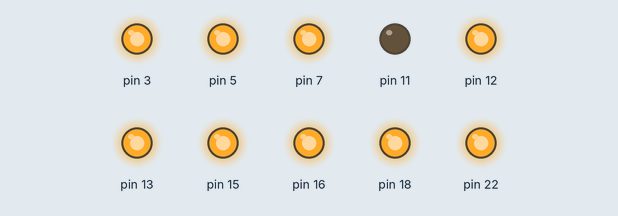
Simulated run of this program. Board: Raspberry Pi (header pin numbers). On the bench: output pins drawn as LEDs (lit = HIGH).

Above: at 0.05 s.
At 0.65 s:
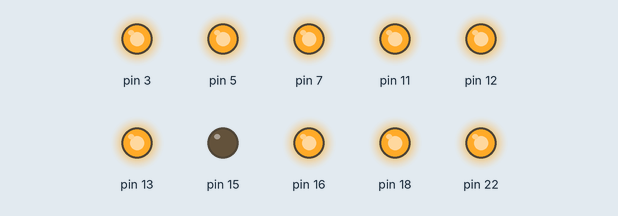
At 1.25 s:
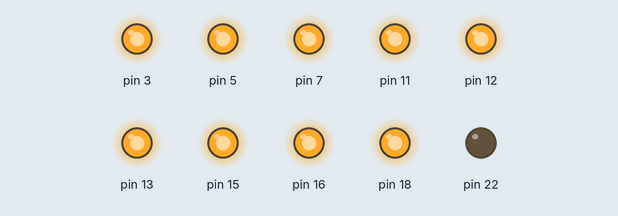
At 2.55 s:
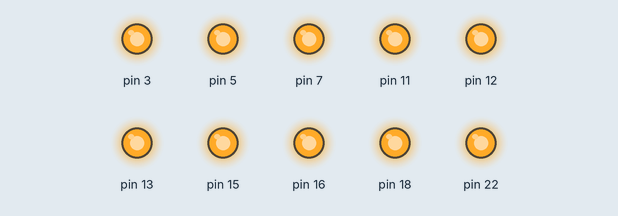
At 3.65 s:
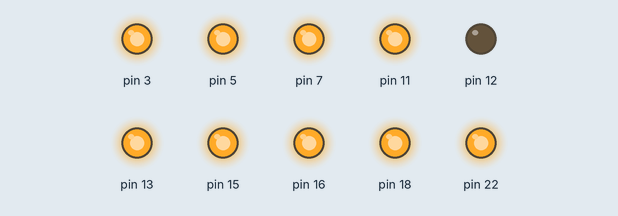
At 5.05 s:
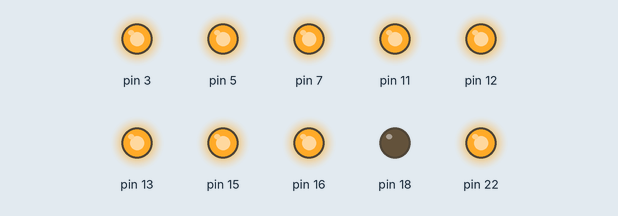
Timing chart, 0 to 5.3 s (numbered marks = the images above):
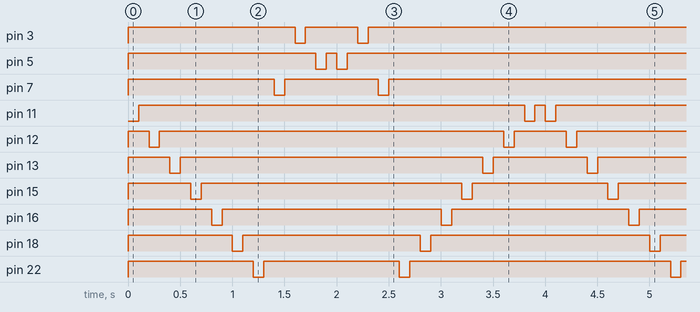

The program:

main.py
```python
from button_led import led
import RPi.GPIO as gpio

DELAY_SEC = 0.1

if __name__ == "__main__":
    led_pins = [11, 12, 13, 15, 16, 18, 22, 7, 3, 5]
    light = []

    # fill light list with led objects
    for x in range(0, 10):
        light.append(led(led_pins[x], gpio.HIGH))

    try:
        while True:
            for i in light:
                i.blink_led(DELAY_SEC)

            for i in light[::-1]:
                i.blink_led(DELAY_SEC)
            pass
    except KeyboardInterrupt:
        light[0].clean_gpio()
```

button_led.py
```python
import RPi.GPIO as gpio
import time

class led:
    def __init__(self, pin, state):
        self.pin = pin
        self.state = state

        self.setup()

    def setup(self):
        gpio.setmode(gpio.BOARD) # physical GPIO numbering
        gpio.setup(self.pin, gpio.OUT)
        gpio.output(self.pin, self.state)

    def set_state(self, state):
        self.state = state
        gpio.output(self.pin, state)

    def toggle_state(self):
        self.set_state(not self.state)

    def blink_led(self, sec):
        self.toggle_state()
        time.sleep(sec)
        self.toggle_state()
        time.sleep(sec)

    def clean_gpio(self):
        gpio.cleanup()

class button:
    def __init__(self, pin, pud, edge):
        self.pin = pin
        self.pud = pud
        self.edge = edge

        self.setup()

    def setup(self):
        gpio.setmode(gpio.BOARD) # physical GPIO numbering
        gpio.setup(self.pin, gpio.IN, self.pud)
```

Measured:
- by itself, pin 3: repeats every 4.0 s: HIGH 0.50 s, LOW 0.10 s, HIGH 3.3 s, LOW 0.10 s
- by itself, pin 5: repeats every 4.0 s: HIGH 0.10 s, LOW 0.10 s, HIGH 3.7 s, LOW 0.10 s
- by itself, pin 7: repeats every 4.0 s: HIGH 0.90 s, LOW 0.10 s, HIGH 2.9 s, LOW 0.10 s
- by itself, pin 11: repeats every 4.0 s: LOW 0.10 s, HIGH 0.10 s, LOW 0.10 s, HIGH 3.7 s
- by itself, pin 12: repeats every 4.0 s: HIGH 3.3 s, LOW 0.10 s, HIGH 0.50 s, LOW 0.10 s
- by itself, pin 13: repeats every 4.0 s: HIGH 2.9 s, LOW 0.10 s, HIGH 0.90 s, LOW 0.10 s
- by itself, pin 15: repeats every 4.0 s: HIGH 2.5 s, LOW 0.10 s, HIGH 1.3 s, LOW 0.10 s
- by itself, pin 16: repeats every 4.0 s: HIGH 2.1 s, LOW 0.10 s, HIGH 1.7 s, LOW 0.10 s
